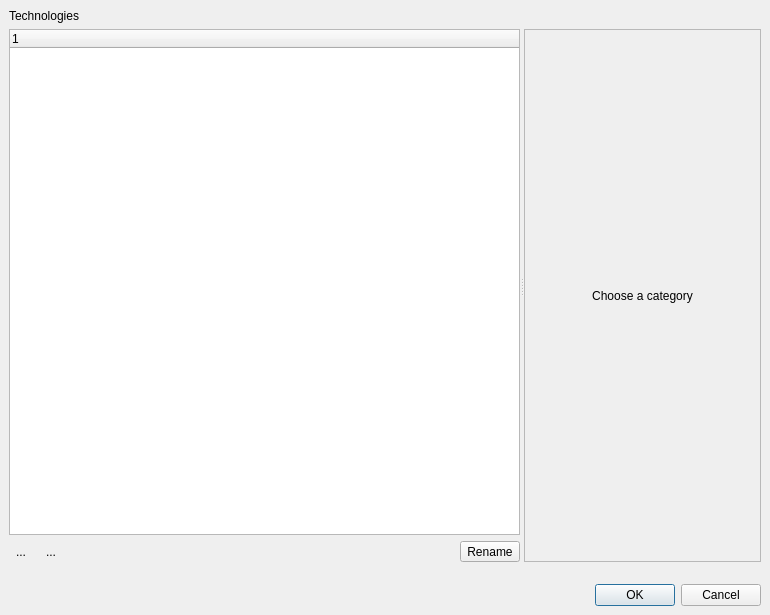
<?xml version="1.0" encoding="UTF-8"?>
<ui version="4.0">
 <class>TechSetupDialog</class>
 <widget class="QDialog" name="TechSetupDialog">
  <property name="geometry">
   <rect>
    <x>0</x>
    <y>0</y>
    <width>770</width>
    <height>615</height>
   </rect>
  </property>
  <property name="windowTitle">
   <string>Technology Manager</string>
  </property>
  <layout class="QVBoxLayout">
   <property name="spacing">
    <number>6</number>
   </property>
   <property name="leftMargin">
    <number>9</number>
   </property>
   <property name="topMargin">
    <number>9</number>
   </property>
   <property name="rightMargin">
    <number>9</number>
   </property>
   <property name="bottomMargin">
    <number>9</number>
   </property>
   <item>
    <widget class="QSplitter" name="splitter">
     <property name="orientation">
      <enum>Qt::Horizontal</enum>
     </property>
     <widget class="QFrame" name="frame">
      <property name="frameShape">
       <enum>QFrame::NoFrame</enum>
      </property>
      <property name="frameShadow">
       <enum>QFrame::Raised</enum>
      </property>
      <layout class="QVBoxLayout">
       <property name="spacing">
        <number>6</number>
       </property>
       <property name="leftMargin">
        <number>0</number>
       </property>
       <property name="topMargin">
        <number>0</number>
       </property>
       <property name="rightMargin">
        <number>0</number>
       </property>
       <property name="bottomMargin">
        <number>0</number>
       </property>
       <item>
        <widget class="QLabel" name="label">
         <property name="text">
          <string>Technologies</string>
         </property>
        </widget>
       </item>
       <item>
        <widget class="QTreeWidget" name="tech_tree">
         <property name="sizePolicy">
          <sizepolicy hsizetype="Preferred" vsizetype="Expanding">
           <horstretch>0</horstretch>
           <verstretch>0</verstretch>
          </sizepolicy>
         </property>
         <property name="contextMenuPolicy">
          <enum>Qt::ActionsContextMenu</enum>
         </property>
         <column>
          <property name="text">
           <string notr="true">1</string>
          </property>
         </column>
        </widget>
       </item>
       <item>
        <widget class="QFrame" name="frame_4">
         <property name="frameShape">
          <enum>QFrame::NoFrame</enum>
         </property>
         <property name="frameShadow">
          <enum>QFrame::Raised</enum>
         </property>
         <layout class="QHBoxLayout">
          <property name="spacing">
           <number>6</number>
          </property>
          <property name="leftMargin">
           <number>0</number>
          </property>
          <property name="topMargin">
           <number>0</number>
          </property>
          <property name="rightMargin">
           <number>0</number>
          </property>
          <property name="bottomMargin">
           <number>0</number>
          </property>
          <item>
           <widget class="QToolButton" name="add_pb">
            <property name="text">
             <string>...</string>
            </property>
            <property name="icon">
             <iconset resource="layResources.qrc">
              <normaloff>:/add.png</normaloff>:/add.png</iconset>
            </property>
            <property name="autoRaise">
             <bool>true</bool>
            </property>
           </widget>
          </item>
          <item>
           <widget class="QToolButton" name="delete_pb">
            <property name="text">
             <string>...</string>
            </property>
            <property name="icon">
             <iconset resource="layResources.qrc">
              <normaloff>:/clear.png</normaloff>:/clear.png</iconset>
            </property>
            <property name="autoRaise">
             <bool>true</bool>
            </property>
           </widget>
          </item>
          <item>
           <spacer>
            <property name="orientation">
             <enum>Qt::Horizontal</enum>
            </property>
            <property name="sizeType">
             <enum>QSizePolicy::Expanding</enum>
            </property>
            <property name="sizeHint" stdset="0">
             <size>
              <width>141</width>
              <height>20</height>
             </size>
            </property>
           </spacer>
          </item>
          <item>
           <widget class="QToolButton" name="rename_pb">
            <property name="text">
             <string>Rename</string>
            </property>
           </widget>
          </item>
         </layout>
        </widget>
       </item>
      </layout>
     </widget>
     <widget class="QFrame" name="frame_2">
      <property name="frameShape">
       <enum>QFrame::NoFrame</enum>
      </property>
      <property name="frameShadow">
       <enum>QFrame::Raised</enum>
      </property>
      <layout class="QVBoxLayout">
       <property name="spacing">
        <number>6</number>
       </property>
       <property name="leftMargin">
        <number>0</number>
       </property>
       <property name="topMargin">
        <number>0</number>
       </property>
       <property name="rightMargin">
        <number>0</number>
       </property>
       <property name="bottomMargin">
        <number>0</number>
       </property>
       <item>
        <widget class="QLabel" name="label_2">
         <property name="sizePolicy">
          <sizepolicy hsizetype="Preferred" vsizetype="Preferred">
           <horstretch>0</horstretch>
           <verstretch>0</verstretch>
          </sizepolicy>
         </property>
         <property name="text">
          <string/>
         </property>
        </widget>
       </item>
       <item>
        <widget class="QFrame" name="frame_3">
         <property name="sizePolicy">
          <sizepolicy hsizetype="Preferred" vsizetype="Preferred">
           <horstretch>0</horstretch>
           <verstretch>1</verstretch>
          </sizepolicy>
         </property>
         <property name="frameShape">
          <enum>QFrame::StyledPanel</enum>
         </property>
         <property name="frameShadow">
          <enum>QFrame::Raised</enum>
         </property>
         <layout class="QVBoxLayout">
          <property name="spacing">
           <number>6</number>
          </property>
          <property name="leftMargin">
           <number>0</number>
          </property>
          <property name="topMargin">
           <number>0</number>
          </property>
          <property name="rightMargin">
           <number>0</number>
          </property>
          <property name="bottomMargin">
           <number>0</number>
          </property>
          <item>
           <widget class="QStackedWidget" name="tc_stack">
            <property name="currentIndex">
             <number>0</number>
            </property>
            <widget class="QWidget" name="def_page">
             <layout class="QVBoxLayout">
              <property name="spacing">
               <number>6</number>
              </property>
              <property name="leftMargin">
               <number>9</number>
              </property>
              <property name="topMargin">
               <number>9</number>
              </property>
              <property name="rightMargin">
               <number>9</number>
              </property>
              <property name="bottomMargin">
               <number>9</number>
              </property>
              <item>
               <widget class="QLabel" name="label_3">
                <property name="text">
                 <string>Choose a category</string>
                </property>
                <property name="alignment">
                 <set>Qt::AlignCenter</set>
                </property>
               </widget>
              </item>
             </layout>
            </widget>
           </widget>
          </item>
         </layout>
        </widget>
       </item>
      </layout>
     </widget>
    </widget>
   </item>
   <item>
    <spacer>
     <property name="orientation">
      <enum>Qt::Vertical</enum>
     </property>
     <property name="sizeType">
      <enum>QSizePolicy::Fixed</enum>
     </property>
     <property name="sizeHint" stdset="0">
      <size>
       <width>504</width>
       <height>16</height>
      </size>
     </property>
    </spacer>
   </item>
   <item>
    <widget class="QDialogButtonBox" name="buttonBox">
     <property name="orientation">
      <enum>Qt::Horizontal</enum>
     </property>
     <property name="standardButtons">
      <set>QDialogButtonBox::Cancel|QDialogButtonBox::Ok</set>
     </property>
    </widget>
   </item>
  </layout>
 </widget>
 <tabstops>
  <tabstop>buttonBox</tabstop>
 </tabstops>
 <resources>
  <include location="layResources.qrc"/>
 </resources>
 <connections>
  <connection>
   <sender>buttonBox</sender>
   <signal>accepted()</signal>
   <receiver>TechSetupDialog</receiver>
   <slot>accept()</slot>
   <hints>
    <hint type="sourcelabel">
     <x>248</x>
     <y>254</y>
    </hint>
    <hint type="destinationlabel">
     <x>157</x>
     <y>274</y>
    </hint>
   </hints>
  </connection>
  <connection>
   <sender>buttonBox</sender>
   <signal>rejected()</signal>
   <receiver>TechSetupDialog</receiver>
   <slot>reject()</slot>
   <hints>
    <hint type="sourcelabel">
     <x>316</x>
     <y>260</y>
    </hint>
    <hint type="destinationlabel">
     <x>286</x>
     <y>274</y>
    </hint>
   </hints>
  </connection>
 </connections>
</ui>
